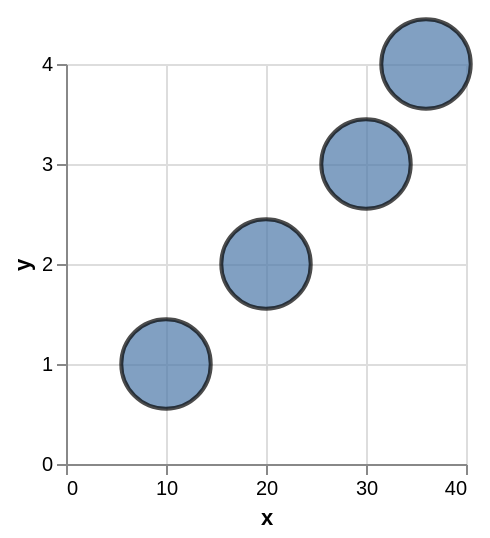

Vega-Lite specification for this chart:
### Vega-Lite specification from a JSON file in a GitHub repository (floating-point values rounded to 4 significant figures)
{"$schema": "https://vega.github.io/schema/vega-lite/v5.json", "data": {"values": [{"cat": "a", "val": 1, "x": 10, "y": 1}, {"cat": "b", "val": 2, "x": 20, "y": 2}, {"cat": "c", "val": 3, "x": 30, "y": 3}, {"cat": "d", "val": 4, "x": 36, "y": 4}]}, "encoding": {"color": {"field": "cat", "type": "nominal"}, "fill": {}, "size": {"value": 2000}, "x": {"field": "x", "type": "quantitative"}, "y": {"field": "y", "type": "quantitative"}}, "height": 200, "mark": {"stroke": "black", "type": "circle"}, "width": 200}
